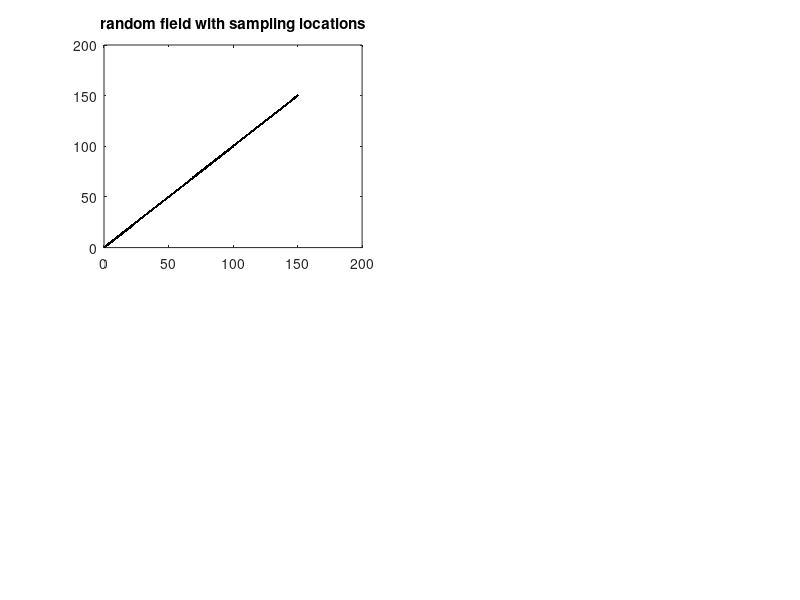

Here is the MATLAB script that generated this plot: (Note: this script raises an error after producing the figure.)
load redAppleVariables.mat

% create random field with autocorrelation
     [X,Y] = meshgrid(0:150);
     Z = randn(size(X));
     Z = imfilter(Z,fspecial('gaussian',[40 40],8));
     sizeOfZ = size(Z);
     fprintf('The size of Z is : %d by %d', sizeOfZ(1), sizeOfZ(2));
     % sample the field
     n = 500;
     x = rand(n,1)*150;
     y = rand(n,1)*150;

     x = (1:150)';
     y = (1:150)';
     
     z = interp2(X,Y,Z,x,y);
     
     % plot the random field

     % Kyle
     % z is the magnitude of each of the points at coord x, y
     % 

     subplot(2,2,1)
     imagesc((1:150),(1:150)',Z); axis image; axis xy

     plot(x,y,'.k');
     title('random field with sampling locations');

     % calculate the sample variogram
     
     straight_vector = [];
     rows = size(red_thinned_pc_counts, 1);
     for i = 1:rows
         cur_row = red_thinned_pc_counts(i,:);
         straight_vector = [straight_vector, cur_row];
     end
     
     straight_vector_down = straight_vector';
     first_input = [x y];
     
     disp(size(z));
     disp(size(straight_vector_down));
     disp(size(first_input));
     disp(size(red_thinned_pc_counts));
     
     v = variogram(first_input, straight_vector_down,'plotit',false,'maxdist',100);
     
     % and fit a spherical variogram
     subplot(2,2,2)
     
     [ dum,dum,dum,vstruct ] = variogramfit(v.distance,v.val,[],[],[],'model','stable');
     title('variogram')

     % now use the sampled locations in a kriging
     
     [Zhat,Zvar] = kriging(vstruct,x,y,z,X,Y);
     subplot(2,2,3)
     imagesc(X(1,:),Y(:,1),Zhat); axis image; axis xy
     title('kriging predictions');
     subplot(2,2,4)
     contour(X,Y,Zvar); axis image
     title('kriging variance');